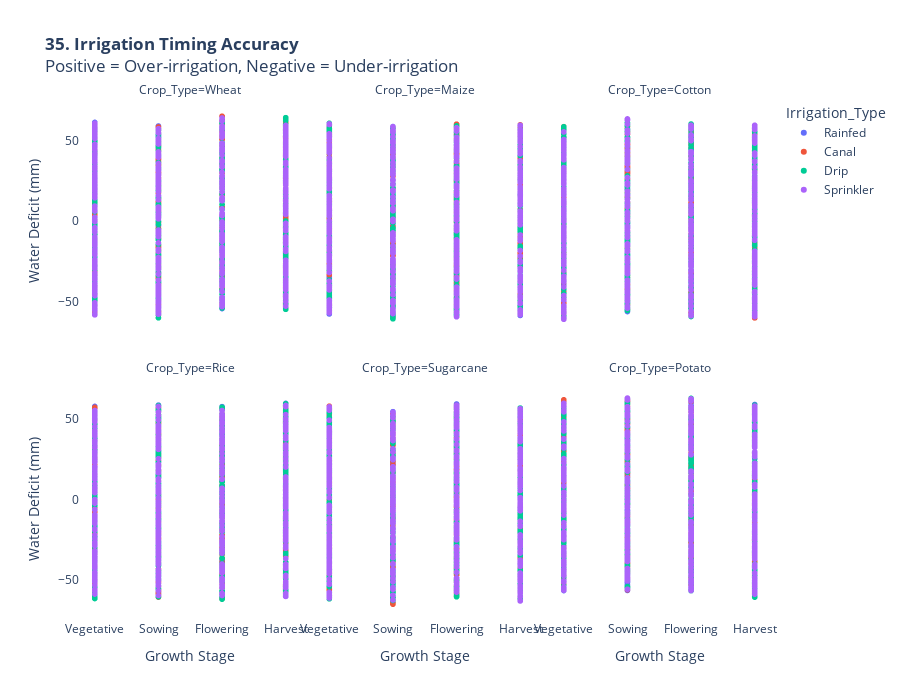

Notebook cell for this chart:
### Markdown cell above
### *35. Irrigation Scheduling Accuracy*

### Code cell
print("\n35. Irrigation Timing Analysis...")

df['Water_Deficit'] = df['Previous_Irrigation_mm'] - df.groupby(['Crop_Type', 'Crop_Growth_Stage'])['Previous_Irrigation_mm'].transform('median')

fig35 = px.scatter(df, x='Crop_Growth_Stage', y='Water_Deficit',
                   color='Irrigation_Type', facet_col='Crop_Type',
                   facet_col_wrap=3, title='<b>35. Irrigation Timing Accuracy</b><br>Positive = Over-irrigation, Negative = Under-irrigation',
                   labels={'Water_Deficit': 'Water Deficit (mm)', 'Crop_Growth_Stage': 'Growth Stage'})

fig35.update_layout(height=700, plot_bgcolor='white')
fig35.show()

### Figure 1 — Plotly figure (JSON) as saved in the notebook; plotly's stock layout.template omitted (floating-point values rounded to 4 significant figures; data arrays with more than 128 entries replaced by an {"elided": "..."} marker saying what was removed)
{"data": [{"hovertemplate": "Irrigation_Type=Rainfed<br>Crop_Type=Wheat<br>Growth Stage=%{x}<br>Water Deficit (mm)=%{y}<extra></extra>", "legendgroup": "Rainfed", "marker": {"color": "#636efa", "symbol": "circle"}, "mode": "markers", "name": "Rainfed", "showlegend": true, "type": "scattergl", "x": {"elided": "439 str values"}, "xaxis": "x4", "y": {"elided": "439 float values"}, "yaxis": "y4"}, {"hovertemplate": "Irrigation_Type=Rainfed<br>Crop_Type=Maize<br>Growth Stage=%{x}<br>Water Deficit (mm)=%{y}<extra></extra>", "legendgroup": "Rainfed", "marker": {"color": "#636efa", "symbol": "circle"}, "mode": "markers", "name": "Rainfed", "showlegend": false, "type": "scattergl", "x": {"elided": "448 str values"}, "xaxis": "x5", "y": {"elided": "448 float values"}, "yaxis": "y5"}, {"hovertemplate": "Irrigation_Type=Rainfed<br>Crop_Type=Cotton<br>Growth Stage=%{x}<br>Water Deficit (mm)=%{y}<extra></extra>", "legendgroup": "Rainfed", "marker": {"color": "#636efa", "symbol": "circle"}, "mode": "markers", "name": "Rainfed", "showlegend": false, "type": "scattergl", "x": {"elided": "381 str values"}, "xaxis": "x6", "y": {"elided": "381 float values"}, "yaxis": "y6"}, {"hovertemplate": "Irrigation_Type=Rainfed<br>Crop_Type=Rice<br>Growth Stage=%{x}<br>Water Deficit (mm)=%{y}<extra></extra>", "legendgroup": "Rainfed", "marker": {"color": "#636efa", "symbol": "circle"}, "mode": "markers", "name": "Rainfed", "showlegend": false, "type": "scattergl", "x": {"elided": "430 str values"}, "xaxis": "x", "y": {"elided": "430 float values"}, "yaxis": "y"}, {"hovertemplate": "Irrigation_Type=Rainfed<br>Crop_Type=Sugarcane<br>Growth Stage=%{x}<br>Water Deficit (mm)=%{y}<extra></extra>", "legendgroup": "Rainfed", "marker": {"color": "#636efa", "symbol": "circle"}, "mode": "markers", "name": "Rainfed", "showlegend": false, "type": "scattergl", "x": {"elided": "416 str values"}, "xaxis": "x2", "y": {"elided": "416 float values"}, "yaxis": "y2"}, {"hovertemplate": "Irrigation_Type=Rainfed<br>Crop_Type=Potato<br>Growth Stage=%{x}<br>Water Deficit (mm)=%{y}<extra></extra>", "legendgroup": "Rainfed", "marker": {"color": "#636efa", "symbol": "circle"}, "mode": "markers", "name": "Rainfed", "showlegend": false, "type": "scattergl", "x": {"elided": "397 str values"}, "xaxis": "x3", "y": {"elided": "397 float values"}, "yaxis": "y3"}, {"hovertemplate": "Irrigation_Type=Canal<br>Crop_Type=Wheat<br>Growth Stage=%{x}<br>Water Deficit (mm)=%{y}<extra></extra>", "legendgroup": "Canal", "marker": {"color": "#EF553B", "symbol": "circle"}, "mode": "markers", "name": "Canal", "showlegend": true, "type": "scattergl", "x": {"elided": "403 str values"}, "xaxis": "x4", "y": {"elided": "403 float values"}, "yaxis": "y4"}, {"hovertemplate": "Irrigation_Type=Canal<br>Crop_Type=Maize<br>Growth Stage=%{x}<br>Water Deficit (mm)=%{y}<extra></extra>", "legendgroup": "Canal", "marker": {"color": "#EF553B", "symbol": "circle"}, "mode": "markers", "name": "Canal", "showlegend": false, "type": "scattergl", "x": {"elided": "436 str values"}, "xaxis": "x5", "y": {"elided": "436 float values"}, "yaxis": "y5"}, {"hovertemplate": "Irrigation_Type=Canal<br>Crop_Type=Cotton<br>Growth Stage=%{x}<br>Water Deficit (mm)=%{y}<extra></extra>", "legendgroup": "Canal", "marker": {"color": "#EF553B", "symbol": "circle"}, "mode": "markers", "name": "Canal", "showlegend": false, "type": "scattergl", "x": {"elided": "374 str values"}, "xaxis": "x6", "y": {"elided": "374 float values"}, "yaxis": "y6"}, {"hovertemplate": "Irrigation_Type=Canal<br>Crop_Type=Rice<br>Growth Stage=%{x}<br>Water Deficit (mm)=%{y}<extra></extra>", "legendgroup": "Canal", "marker": {"color": "#EF553B", "symbol": "circle"}, "mode": "markers", "name": "Canal", "showlegend": false, "type": "scattergl", "x": {"elided": "428 str values"}, "xaxis": "x", "y": {"elided": "428 float values"}, "yaxis": "y"}, {"hovertemplate": "Irrigation_Type=Canal<br>Crop_Type=Sugarcane<br>Growth Stage=%{x}<br>Water Deficit (mm)=%{y}<extra></extra>", "legendgroup": "Canal", "marker": {"color": "#EF553B", "symbol": "circle"}, "mode": "markers", "name": "Canal", "showlegend": false, "type": "scattergl", "x": {"elided": "401 str values"}, "xaxis": "x2", "y": {"elided": "401 float values"}, "yaxis": "y2"}, {"hovertemplate": "Irrigation_Type=Canal<br>Crop_Type=Potato<br>Growth Stage=%{x}<br>Water Deficit (mm)=%{y}<extra></extra>", "legendgroup": "Canal", "marker": {"color": "#EF553B", "symbol": "circle"}, "mode": "markers", "name": "Canal", "showlegend": false, "type": "scattergl", "x": {"elided": "425 str values"}, "xaxis": "x3", "y": {"elided": "425 float values"}, "yaxis": "y3"}, {"hovertemplate": "Irrigation_Type=Drip<br>Crop_Type=Wheat<br>Growth Stage=%{x}<br>Water Deficit (mm)=%{y}<extra></extra>", "legendgroup": "Drip", "marker": {"color": "#00cc96", "symbol": "circle"}, "mode": "markers", "name": "Drip", "showlegend": true, "type": "scattergl", "x": {"elided": "380 str values"}, "xaxis": "x4", "y": {"elided": "380 float values"}, "yaxis": "y4"}, {"hovertemplate": "Irrigation_Type=Drip<br>Crop_Type=Maize<br>Growth Stage=%{x}<br>Water Deficit (mm)=%{y}<extra></extra>", "legendgroup": "Drip", "marker": {"color": "#00cc96", "symbol": "circle"}, "mode": "markers", "name": "Drip", "showlegend": false, "type": "scattergl", "x": {"elided": "405 str values"}, "xaxis": "x5", "y": {"elided": "405 float values"}, "yaxis": "y5"}, {"hovertemplate": "Irrigation_Type=Drip<br>Crop_Type=Cotton<br>Growth Stage=%{x}<br>Water Deficit (mm)=%{y}<extra></extra>", "legendgroup": "Drip", "marker": {"color": "#00cc96", "symbol": "circle"}, "mode": "markers", "name": "Drip", "showlegend": false, "type": "scattergl", "x": {"elided": "429 str values"}, "xaxis": "x6", "y": {"elided": "429 float values"}, "yaxis": "y6"}, {"hovertemplate": "Irrigation_Type=Drip<br>Crop_Type=Rice<br>Growth Stage=%{x}<br>Water Deficit (mm)=%{y}<extra></extra>", "legendgroup": "Drip", "marker": {"color": "#00cc96", "symbol": "circle"}, "mode": "markers", "name": "Drip", "showlegend": false, "type": "scattergl", "x": {"elided": "441 str values"}, "xaxis": "x", "y": {"elided": "441 float values"}, "yaxis": "y"}, {"hovertemplate": "Irrigation_Type=Drip<br>Crop_Type=Sugarcane<br>Growth Stage=%{x}<br>Water Deficit (mm)=%{y}<extra></extra>", "legendgroup": "Drip", "marker": {"color": "#00cc96", "symbol": "circle"}, "mode": "markers", "name": "Drip", "showlegend": false, "type": "scattergl", "x": {"elided": "431 str values"}, "xaxis": "x2", "y": {"elided": "431 float values"}, "yaxis": "y2"}, {"hovertemplate": "Irrigation_Type=Drip<br>Crop_Type=Potato<br>Growth Stage=%{x}<br>Water Deficit (mm)=%{y}<extra></extra>", "legendgroup": "Drip", "marker": {"color": "#00cc96", "symbol": "circle"}, "mode": "markers", "name": "Drip", "showlegend": false, "type": "scattergl", "x": {"elided": "409 str values"}, "xaxis": "x3", "y": {"elided": "409 float values"}, "yaxis": "y3"}, {"hovertemplate": "Irrigation_Type=Sprinkler<br>Crop_Type=Wheat<br>Growth Stage=%{x}<br>Water Deficit (mm)=%{y}<extra></extra>", "legendgroup": "Sprinkler", "marker": {"color": "#ab63fa", "symbol": "circle"}, "mode": "markers", "name": "Sprinkler", "showlegend": true, "type": "scattergl", "x": {"elided": "437 str values"}, "xaxis": "x4", "y": {"elided": "437 float values"}, "yaxis": "y4"}, {"hovertemplate": "Irrigation_Type=Sprinkler<br>Crop_Type=Maize<br>Growth Stage=%{x}<br>Water Deficit (mm)=%{y}<extra></extra>", "legendgroup": "Sprinkler", "marker": {"color": "#ab63fa", "symbol": "circle"}, "mode": "markers", "name": "Sprinkler", "showlegend": false, "type": "scattergl", "x": {"elided": "405 str values"}, "xaxis": "x5", "y": {"elided": "405 float values"}, "yaxis": "y5"}, {"hovertemplate": "Irrigation_Type=Sprinkler<br>Crop_Type=Cotton<br>Growth Stage=%{x}<br>Water Deficit (mm)=%{y}<extra></extra>", "legendgroup": "Sprinkler", "marker": {"color": "#ab63fa", "symbol": "circle"}, "mode": "markers", "name": "Sprinkler", "showlegend": false, "type": "scattergl", "x": {"elided": "411 str values"}, "xaxis": "x6", "y": {"elided": "411 float values"}, "yaxis": "y6"}, {"hovertemplate": "Irrigation_Type=Sprinkler<br>Crop_Type=Rice<br>Growth Stage=%{x}<br>Water Deficit (mm)=%{y}<extra></extra>", "legendgroup": "Sprinkler", "marker": {"color": "#ab63fa", "symbol": "circle"}, "mode": "markers", "name": "Sprinkler", "showlegend": false, "type": "scattergl", "x": {"elided": "412 str values"}, "xaxis": "x", "y": {"elided": "412 float values"}, "yaxis": "y"}, {"hovertemplate": "Irrigation_Type=Sprinkler<br>Crop_Type=Sugarcane<br>Growth Stage=%{x}<br>Water Deficit (mm)=%{y}<extra></extra>", "legendgroup": "Sprinkler", "marker": {"color": "#ab63fa", "symbol": "circle"}, "mode": "markers", "name": "Sprinkler", "showlegend": false, "type": "scattergl", "x": {"elided": "430 str values"}, "xaxis": "x2", "y": {"elided": "430 float values"}, "yaxis": "y2"}, {"hovertemplate": "Irrigation_Type=Sprinkler<br>Crop_Type=Potato<br>Growth Stage=%{x}<br>Water Deficit (mm)=%{y}<extra></extra>", "legendgroup": "Sprinkler", "marker": {"color": "#ab63fa", "symbol": "circle"}, "mode": "markers", "name": "Sprinkler", "showlegend": false, "type": "scattergl", "x": {"elided": "432 str values"}, "xaxis": "x3", "y": {"elided": "432 float values"}, "yaxis": "y3"}], "layout": {"annotations": [{"font": {}, "showarrow": false, "text": "Crop_Type=Rice", "x": 0.16, "xanchor": "center", "xref": "paper", "y": 0.465, "yanchor": "bottom", "yref": "paper"}, {"font": {}, "showarrow": false, "text": "Crop_Type=Sugarcane", "x": 0.5, "xanchor": "center", "xref": "paper", "y": 0.465, "yanchor": "bottom", "yref": "paper"}, {"font": {}, "showarrow": false, "text": "Crop_Type=Potato", "x": 0.84, "xanchor": "center", "xref": "paper", "y": 0.465, "yanchor": "bottom", "yref": "paper"}, {"font": {}, "showarrow": false, "text": "Crop_Type=Wheat", "x": 0.16, "xanchor": "center", "xref": "paper", "y": 1.0, "yanchor": "bottom", "yref": "paper"}, {"font": {}, "showarrow": false, "text": "Crop_Type=Maize", "x": 0.5, "xanchor": "center", "xref": "paper", "y": 1.0, "yanchor": "bottom", "yref": "paper"}, {"font": {}, "showarrow": false, "text": "Crop_Type=Cotton", "x": 0.84, "xanchor": "center", "xref": "paper", "y": 1.0, "yanchor": "bottom", "yref": "paper"}], "height": 700, "legend": {"title": {"text": "Irrigation_Type"}, "tracegroupgap": 0}, "plot_bgcolor": "white", "title": {"text": "<b>35. Irrigation Timing Accuracy</b><br>Positive = Over-irrigation, Negative = Under-irrigation"}, "xaxis": {"anchor": "y", "domain": [0, 0.32], "title": {"text": "Growth Stage"}}, "xaxis2": {"anchor": "y2", "domain": [0.34, 0.66], "matches": "x", "title": {"text": "Growth Stage"}}, "xaxis3": {"anchor": "y3", "domain": [0.68, 1.0], "matches": "x", "title": {"text": "Growth Stage"}}, "xaxis4": {"anchor": "y4", "domain": [0, 0.32], "matches": "x", "showticklabels": false}, "xaxis5": {"anchor": "y5", "domain": [0.34, 0.66], "matches": "x", "showticklabels": false}, "xaxis6": {"anchor": "y6", "domain": [0.68, 1.0], "matches": "x", "showticklabels": false}, "yaxis": {"anchor": "x", "domain": [0, 0.465], "title": {"text": "Water Deficit (mm)"}}, "yaxis2": {"anchor": "x2", "domain": [0, 0.465], "matches": "y", "showticklabels": false}, "yaxis3": {"anchor": "x3", "domain": [0, 0.465], "matches": "y", "showticklabels": false}, "yaxis4": {"anchor": "x4", "domain": [0.535, 1.0], "matches": "y", "title": {"text": "Water Deficit (mm)"}}, "yaxis5": {"anchor": "x5", "domain": [0.535, 1.0], "matches": "y", "showticklabels": false}, "yaxis6": {"anchor": "x6", "domain": [0.535, 1.0], "matches": "y", "showticklabels": false}}}
